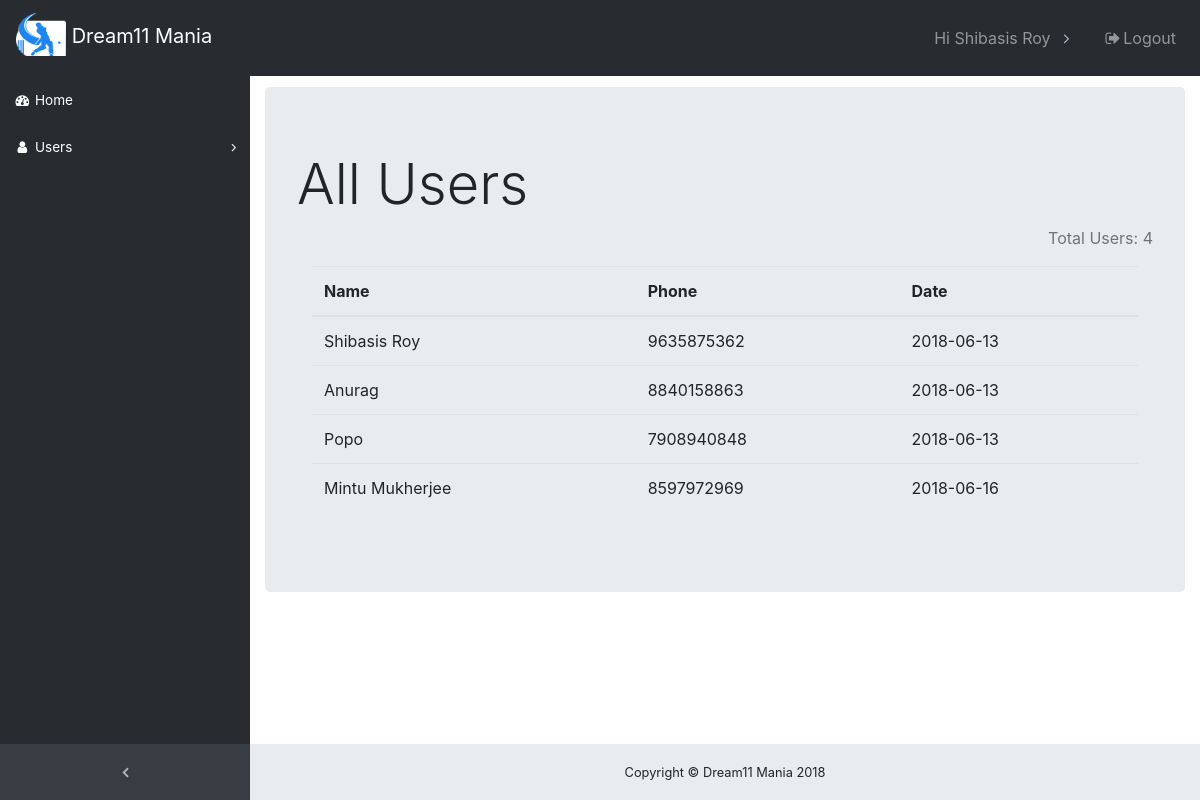
The page /user.php (signed in) on the database its author committed.
### tables this page shows
CREATE TABLE `user` (
  `id` int(11) NOT NULL,
  `name` text NOT NULL,
  `phone` varchar(255) NOT NULL,
  `password` varchar(255) NOT NULL,
  `joined` date NOT NULL,
  `token` varchar(255) DEFAULT NULL
);

### includes/get-user.php (the view)
<?php
$conn = mysqli_connect("localhost", "root", "", "d11m");
$limit = 10;
if(isset($_POST['page']) && $_POST['page'] != "") {
    $page = $_POST['page'];
    $offset = $limit * ($page-1);
} else {
    $page = 1;
    $offset = 0;
}
$query = "select count(*) 'total_rows' from `user`";
$res = mysqli_fetch_object(mysqli_query($conn, $query));
$total_pages = ceil($res->total_rows/$limit);
$query  = "select * from `user` limit $offset, $limit";
$res = mysqli_query($conn, $query);
if(mysqli_num_rows($res) > 0) {
    $results = "";
    while($row = mysqli_fetch_object($res)) {
        $results .= '<tr>';
        $results .= '<td>'.$row->name.'</td>';
        $results .= '<td>'.$row->phone.'</td>';
        $results .= '<td>'.$row->joined.'</td>';
        $results .= '</tr>';
    }
    $results .= '<input type="hidden" name="total_pages" id="total_pages" value="'.$total_pages.'">';
    $results .= '<input type="hidden" name="page" id="page" value="'.$page.'">';
    echo $results;
}

### header.php (shortened to what this page needs)
<?php
$con = connectdb();
$id = $_SESSION['d11m'];
$get = mysqli_query($con, "Select * from admin where id='$id'");
$row = mysqli_fetch_assoc($get);
?>
<!DOCTYPE html>
<html lang="en">
    <head>
        <link href="vendor/bootstrap/css/bootstrap.min.css" rel="stylesheet">
        <link href="vendor/font-awesome/css/font-awesome.min.css" rel="stylesheet" type="text/css">
        <link href="vendor/datatables/dataTables.bootstrap4.css" rel="stylesheet">
        <link href="./css/sb-admin.css" rel="stylesheet">
    </head>
    <body class="fixed-nav sticky-footer bg-dark" id="page-top">
        <header>
            <nav class="navbar navbar-expand-lg navbar-dark bg-dark fixed-top" id="mainNav">
                <a class="navbar-brand" href="./dashboard.php"><img src="./images/dreamEleven.png" style="width: 50px;height: 50px;" class="img-fluid">&nbsp;Dream11 Mania</a>
                <div class="collapse navbar-collapse" id="navbarResponsive">
                    <ul class="navbar-nav navbar-sidenav" id="exampleAccordion">
                        <li class="nav-item" data-toggle="tooltip" data-placement="right" title="Dashboard" style="margin-top:20px">
                            <a class="nav-link" href="./dashboard.php">
                                <i class="fa fa-fw fa-dashboard"></i>
                                <span class="nav-link-text">Home</span>
                            </a>
                        </li>
                        <li class="nav-item" data-toggle="tooltip" data-placement="right" title="Users">
                            <a class="nav-link nav-link-collapse collapsed" data-toggle="collapse" href="#collapseComponents" data-parent="#exampleAccordion">
                                <i class="fa fa-fw fa-user"></i>
                                <span class="nav-link-text">Users</span>
                            </a>
                        </li>
                    </ul>
                    <ul class="navbar-nav sidenav-toggler">
                        <li class="nav-item">
                            <a class="nav-link text-center" id="sidenavToggler">
                                <i class="fa fa-fw fa-angle-left"></i>
                            </a>
                        </li>
                    </ul>
                    <ul class="navbar-nav ml-auto">
                        <li class="nav-item dropdown">
                            <a class="nav-link dropdown-toggle mr-lg-2" id="messagesDropdown" href="#" data-toggle="dropdown" aria-haspopup="true" aria-expanded="false">
                                Hi <?php echo $row['name']; ?>
                            </a>
                        </li>
                        <li class="nav-item">
                            <a class="nav-link" data-toggle="modal" data-target="#exampleModal"><i class="fa fa-fw fa-sign-out"></i>Logout</a>
                        </li>
                    </ul>
                </div>
            </nav>
        </header>

### user.php (shortened to what this page needs)
<?php
include './header.php';
$count_user = mysqli_query($con, "SELECT COUNT(*) FROM user;");
$total = mysqli_fetch_array($count_user);
?>
<div class="content-wrapper">
    <div class="container-fluid">
        <div class="jumbotron" style="margin-top: 15px">
            <h3 class="display-4">All Users</h3>
            <p class="text-muted text-right">Total Users: <?php echo $total[0] ?></p>
            <div class="container-fluid mtb-margin-top">
                <div class="row">
                    <div class="col-md-12">
                        <div>
                            <div id="results">
                                <table class="table table-hover">
                                    <thead>
                                        <tr>
                                            <th scope="col">Name</th>
                                            <th scope="col">Phone</th>
                                            <th scope="col">Date</th>
                                        </tr>
                                    </thead>
                                    <tbody id="output">
                                        <?php include('./includes/get-user.php');?>
                                    </tbody>
                                </table>
                            </div>
                        </div>
                    </div>
                </div>
            </div>
        </div>
    </div>
<?php
include './footer.php';
?>

### footer.php (shortened to what this page needs)
<footer class="sticky-footer">
      <div class="container">
        <div class="text-center">
          <small>Copyright © Dream11 Mania 2018</small>
        </div>
      </div>
    </footer>
  </body>
</html>

### css/sb-admin.css (style rules this page uses)
html { position: relative; min-height: 100%; }
.bg-dark { background-color: #282C31!important; }
body { overflow-x: hidden; }
body.sticky-footer { margin-bottom: 56px; }
body.sticky-footer .content-wrapper { min-height: calc(100vh - 56px - 56px); }
body.fixed-nav { padding-top: 56px; }
.content-wrapper { min-height: calc(100vh - 56px); padding-top: 1rem; }
#mainNav .navbar-collapse { overflow: auto; max-height: 75vh; }
#mainNav .navbar-collapse .navbar-nav .nav-item .nav-link { cursor: pointer; }
#mainNav .navbar-collapse .navbar-sidenav .nav-link-collapse:after { float: right; content: '\f107'; font-family: 'FontAwesome'; }
#mainNav .navbar-collapse .navbar-sidenav .nav-link-collapse.collapsed:after { content: '\f105'; }
#mainNav .navbar-collapse .sidenav-toggler { display: none; }
#mainNav .navbar-collapse .navbar-nav > .nav-item.dropdown > .nav-link { position: relative; min-width: 45px; }
#mainNav .navbar-collapse .navbar-nav > .nav-item.dropdown > .nav-link:after { float: right; width: auto; content: '\f105'; border: none; font-family: 'FontAwesome'; }
@media (min-width: 992px) { #mainNav .navbar-brand { width: 250px; } }
@media (min-width: 992px) { #mainNav .navbar-collapse { overflow: visible; max-height: none; } }
@media (min-width: 992px) { #mainNav .navbar-collapse .navbar-sidenav { position: absolute; top: 0; left: 0; -webkit-flex-direction: column; -ms-flex-direction: column; flex-direction: column; margin-top: 56px; } }
@media (min-width: 992px) { #mainNav .navbar-collapse .navbar-sidenav > .nav-item { width: 250px; padding: 0; font-size: 0.85em; } }
@media (min-width: 992px) { #mainNav .navbar-collapse .navbar-sidenav > .nav-item > .nav-link { padding: 1em; } }
@media (min-width: 992px) { #mainNav .navbar-collapse .navbar-nav > .nav-item.dropdown > .nav-link { min-width: 0; } }
@media (min-width: 992px) { #mainNav .navbar-collapse .navbar-nav > .nav-item.dropdown > .nav-link:after { width: 24px; text-align: center; } }
#mainNav.fixed-top .sidenav-toggler { display: none; }
@media (min-width: 992px) { #mainNav.fixed-top .navbar-sidenav { height: calc(100vh - 112px); } }
@media (min-width: 992px) { #mainNav.fixed-top .sidenav-toggler { position: absolute; top: 0; left: 0; display: flex; -webkit-flex-direction: column; -ms-flex-direction: column; flex-direction: column; margin-top: calc(100vh - 56px); } }
@media (min-width: 992px) { #mainNav.fixed-top .sidenav-toggler > .nav-item { width: 250px; padding: 0; } }
@media (min-width: 992px) { #mainNav.fixed-top .sidenav-toggler > .nav-item > .nav-link { padding: 1em; } }
#mainNav.fixed-top.navbar-dark .sidenav-toggler { background-color: #373D42; }
#mainNav.fixed-top.navbar-dark .sidenav-toggler a i { color: #adb5bd; }
.content-wrapper { overflow-x: hidden; background: white; }
@media (min-width: 992px) { .content-wrapper { margin-left: 250px; } }
#sidenavToggler i { font-weight: 800; }
#mainNav.navbar-dark .navbar-collapse .navbar-sidenav .nav-link-collapse:after { color: #ffffff; }
#mainNav.navbar-dark .navbar-collapse .navbar-sidenav > .nav-item > .nav-link { color: #ffffff; }
#mainNav.navbar-dark .navbar-collapse .navbar-nav > .nav-item.dropdown > .nav-link:after { color: #adb5bd; }
@media (min-width: 992px) { #mainNav.navbar-dark .navbar-collapse .navbar-sidenav { background: #282C31; } }
footer.sticky-footer { position: absolute; right: 0; bottom: 0; width: 100%; height: 56px; background-color: #e9ecef; line-height: 55px; }
@media (min-width: 992px) { footer.sticky-footer { width: calc(100% - 250px); } }

### rows shown on the page
user: name "Shibasis Roy", phone "9635875362", joined "2018-06-13"
user: name "Anurag", phone "8840158863", joined "2018-06-13"
user: name "Popo", phone "7908940848", joined "2018-06-13"
user: name "Mintu Mukherjee", phone "8597972969", joined "2018-06-16"

### other values the page prints
$row['name'] "Shibasis Roy"
$total[0] "4"
